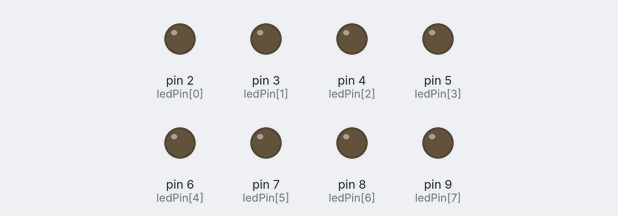
Bench run of a sketch on a simulated Arduino Uno, built with avr-gcc and run on an emulated ATmega328P. Shown: output pins drawn as LEDs (lit = HIGH).

Above: at 0.1 s.
At 4.1 s:
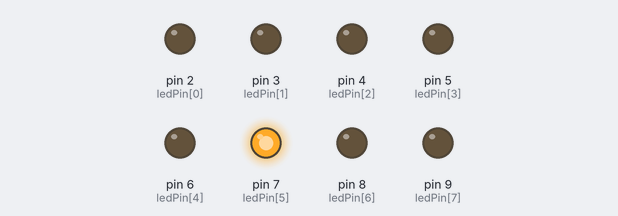
At 9.1 s:
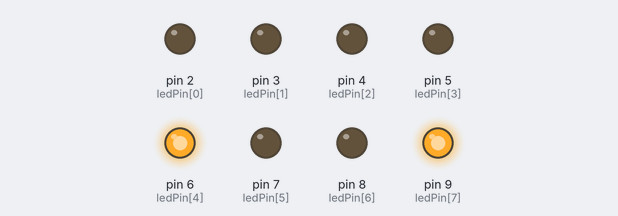
At 19.1 s:
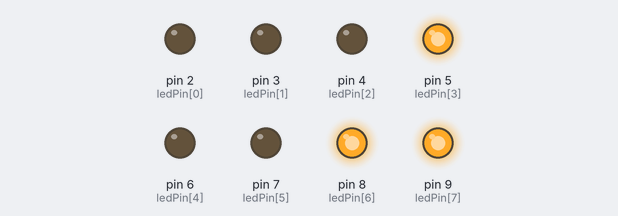
At 29.1 s:
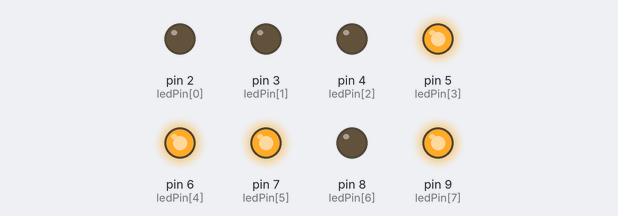
At 39.1 s:
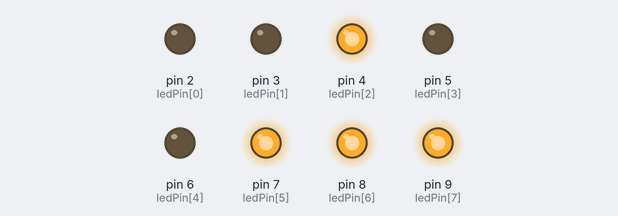
Timing chart, 0 to 40.0 s (numbered marks = the images above):
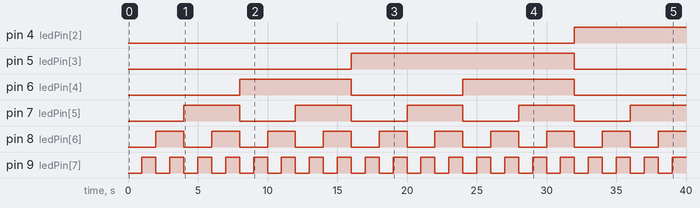

Measured:
- by itself, pin 4 (ledPin[2]): LOW → HIGH at 32.0 s
- by itself, pin 5 (ledPin[3]): LOW → HIGH at 16.0 s, → LOW 16.0 s later
- by itself, pin 6 (ledPin[4]): alternates HIGH for 8.0 s and LOW for 8.0 s
- by itself, pin 7 (ledPin[5]): alternates HIGH for 4.0 s and LOW for 4.0 s
- by itself, pin 8 (ledPin[6]): alternates HIGH for 2.0 s and LOW for 2.0 s
- by itself, pin 9 (ledPin[7]): alternates HIGH for 1.0 s and LOW for 1.0 s

The sketch:

BinaryCounter.ino
```cpp
// 8 bit Binary Counter

int const ledPin[] = {2,3,4,5,6,7,8,9};
int const ledCount = 8;
int const timer = 1000;
int const countMax = 255;
int count = 0;

void setup() {
  for (int i = 0; i < ledCount; i++) {
    pinMode(ledPin[i], OUTPUT) ;
  }
  clearDisplay();
}

void loop() {
  for (int count = 0; count <= countMax; count++){
    binDisplay(count);
    delay(timer);
  }
  clearDisplay();
}

void clearDisplay(){
  for (int i = 0; i < ledCount; i++){
    digitalWrite(ledPin[i], LOW);
  }
}

void binDisplay(int value){
  //start with most significant bit
  int currentLed = ledCount-1;
  while (value > 0) {
    digitalWrite(ledPin[currentLed], value%2);
    value>>=1; //divide value in half, bit shift right
    currentLed--; //decrement currentLed
  }
}
```
